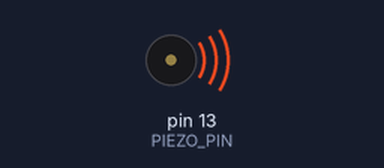
Simulated run of this sketch. Board: Arduino Uno, built with avr-gcc and run on an emulated ATmega328P. Parts: buzzer (waves = sounding).

Above: at 0.1 s.
Timing chart, 0 to 40.0 s (numbered marks = the images above):
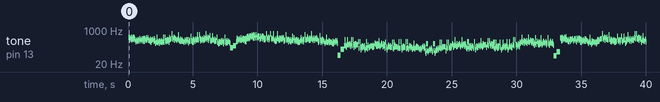

The sketch:

TetrisThemeArduino.ino
```cpp
// By Luke Cyca
// https://lukecyca.com
// https://github.com/lukecyca/TetrisThemeArduino

#define PIEZO_PIN  (13)

// A rest
#define _R     (0)

// Note frequencies based on http://www.phy.mtu.edu/~suits/notefreqs.html
#define _C0    (16.35)
#define _CS0   (17.32)
#define _D0    (18.35)
#define _DS0   (19.45)
#define _E0    (20.60)
#define _F0    (21.83)
#define _FS0   (23.12)
#define _G0    (24.50)
#define _GS0   (25.96)
#define _A0    (27.50)
#define _AS0   (29.14)
#define _B0    (30.87)
#define _C1    (32.70)
#define _CS1   (34.65)
#define _D1    (36.71)
#define _DS1   (38.89)
#define _E1    (41.20)
#define _F1    (43.65)
#define _FS1   (46.25)
#define _G1    (49.00)
#define _GS1   (51.91)
#define _A1    (55.00)
#define _AS1   (58.27)
#define _B1    (61.74)
#define _C2    (65.41)
#define _CS2   (69.30)
#define _D2    (73.42)
#define _DS2   (77.78)
#define _E2    (82.41)
#define _F2    (87.31)
#define _FS2   (92.50)
#define _G2    (98.00)
#define _GS2   (103.83)
#define _A2    (110.00)
#define _AS2   (116.54)
#define _B2    (123.47)
#define _C3    (130.81)
#define _CS3   (138.59)
#define _D3    (146.83)
#define _DS3   (155.56)
#define _E3    (164.81)
#define _F3    (174.61)
#define _FS3   (185.00)
#define _G3    (196.00)
#define _GS3   (207.65)
#define _A3    (220.00)
#define _AS3   (233.08)
#define _B3    (246.94)
#define _C4    (261.63)
#define _CS4   (277.18)
#define _D4    (293.66)
#define _DS4   (311.13)
#define _E4    (329.63)
#define _F4    (349.23)
#define _FS4   (369.99)
#define _G4    (392.00)
#define _GS4   (415.30)
#define _A4    (440.00)
#define _AS4   (466.16)
#define _B4    (493.88)
#define _C5    (523.25)
#define _CS5   (554.37)
#define _D5    (587.33)
#define _DS5   (622.25)
#define _E5    (659.25)
#define _F5    (698.46)
#define _FS5   (739.99)
#define _G5    (783.99)
#define _GS5   (830.61)
#define _A5    (880.00)
#define _AS5   (932.33)
#define _B5    (987.77)
#define _C6    (1046.50)
#define _CS6   (1108.73)
#define _D6    (1174.66)
#define _DS6   (1244.51)
#define _E6    (1318.51)
#define _F6    (1396.91)
#define _FS6   (1479.98)
#define _G6    (1567.98)
#define _GS6   (1661.22)
#define _A6    (1760.00)
#define _AS6   (1864.66)
#define _B6    (1975.53)
#define _C7    (2093.00)
#define _CS7   (2217.46)
#define _D7    (2349.32)
#define _DS7   (2489.02)
#define _E7    (2637.02)
#define _F7    (2793.83)
#define _FS7   (2959.96)
#define _G7    (3135.96)
#define _GS7   (3322.44)
#define _A7    (3520.00)
#define _AS7   (3729.31)
#define _B7    (3951.07)
#define _C8    (4186.01)
#define _CS8   (4434.92)
#define _D8    (4698.63)
#define _DS8   (4978.03)
#define _E8    (5274.04)
#define _F8    (5587.65)
#define _FS8   (5919.91)
#define _G8    (6271.93)
#define _GS8   (6644.88)
#define _A8    (7040.00)
#define _AS8   (7458.62)
#define _B8    (7902.13)

// beats per minute
#define BPM   (120.0)


float lead_notes[] = {
  // part 1
  _E5, _B4, _C5, _D5, _C5, _B4, _A4, _A4, _C5, _E5, _D5, _C5, _B4, _B4, _C5, _D5, _E5, _C5, _A4, _A4, _R,
  _D5, _F5, _A5, _G5, _F5, _E5, _C5, _E5, _D5, _C5, _B4, _B4, _C5, _D5, _E5, _C5, _A4, _A4, _R,

  // part 2
  _E4, _C4, _D4, _B3, _C4, _A3, _GS3, _B3,
  _E4, _C4, _D4, _B3, _C4, _E4, _A4, _A4, _GS4, _R

};
float lead_times[] = {
  // part 1
  1.0, 0.5, 0.5, 1.0, 0.5, 0.5, 1.0, 0.5, 0.5, 1.0, 0.5, 0.5, 1.0, 0.5, 0.5, 1.0, 1.0, 1.0, 1.0, 1.0, 1.0,
  1.5, 0.5, 1.0, 0.5, 0.5, 1.5, 0.5, 1.0, 0.5, 0.5, 1.0, 0.5, 0.5, 1.0, 1.0, 1.0, 1.0, 1.0, 1.0,

  // part 2
  2.0, 2.0, 2.0, 2.0, 2.0, 2.0, 2.0, 2.0,
  2.0, 2.0, 2.0, 2.0, 1.0, 1.0, 1.0, 1.0, 3.0, 1.0

};

float bass_notes[] = {
  // part 1
  _E2, _E3, _E2, _E3, _E2, _E3, _E2, _E3, _A1, _A2, _A1, _A2, _A1, _A2, _A1, _A2, _GS1, _GS2, _GS1, _GS2, _GS1, _GS2, _GS1, _GS2, _A1, _A2, _A1, _A2, _A1, _B2, _C3, _E3,
  _D2, _D3, _D2, _D3, _D2, _D3, _D2, _D3, _C2, _C3, _C2, _C3, _C2, _C3, _C2, _C3, _B1, _B2, _B1, _B2, _B1, _B2, _B1, _B2, _A1, _A2, _A1, _A2, _A1, _A2, _A1, _A2,

  // part 2
  _A1, _E2, _A1, _E2, _A1, _E2, _A1, _E2, _GS1, _E2, _GS1, _E2, _GS1, _E2, _GS1, _E2, _A1, _E2, _A1, _E2, _A1, _E2, _A1, _E2, _GS1, _E2, _GS1, _E2, _GS1, _E2, _GS1, _E2,
  _A1, _E2, _A1, _E2, _A1, _E2, _A1, _E2, _GS1, _E2, _GS1, _E2, _GS1, _E2, _GS1, _E2, _A1, _E2, _A1, _E2, _A1, _E2, _A1, _E2, _GS1, _E2, _GS1, _E2, _GS1, _E2, _GS1, _E2


};
float bass_times[] = {
  // part 1
  0.5,  0.5,  0.5,  0.5,  0.5,  0.5, 0.5, 0.5, 0.5, 0.5, 0.5, 0.5, 0.5, 0.5, 0.5, 0.5, 0.5, 0.5, 0.5, 0.5, 0.5, 0.5, 0.5, 0.5, 0.5, 0.5, 0.5, 0.5, 0.5, 0.5, 0.5, 0.5,
  0.5,  0.5,  0.5,  0.5,  0.5,  0.5, 0.5, 0.5, 0.5, 0.5, 0.5, 0.5, 0.5, 0.5, 0.5, 0.5, 0.5, 0.5, 0.5, 0.5, 0.5, 0.5, 0.5, 0.5, 0.5, 0.5, 0.5, 0.5, 0.5, 0.5, 0.5, 0.5,

  // part 2
  0.5,  0.5,  0.5,  0.5,  0.5,  0.5, 0.5, 0.5, 0.5, 0.5, 0.5, 0.5, 0.5, 0.5, 0.5, 0.5, 0.5, 0.5, 0.5, 0.5, 0.5, 0.5, 0.5, 0.5, 0.5, 0.5, 0.5, 0.5, 0.5, 0.5, 0.5, 0.5,
  0.5,  0.5,  0.5,  0.5,  0.5,  0.5, 0.5, 0.5, 0.5, 0.5, 0.5, 0.5, 0.5, 0.5, 0.5, 0.5, 0.5, 0.5, 0.5, 0.5, 0.5, 0.5, 0.5, 0.5, 0.5, 0.5, 0.5, 0.5, 0.5, 0.5, 0.5, 0.5

};


// duration is in microseconds
void play_one_note(float frequency, unsigned long duration) {
  unsigned long period = 1000000.0/frequency;

  for (unsigned int cycles=duration/period; cycles>0; cycles--) {
    // half the time on
    digitalWrite(PIEZO_PIN, HIGH);
    delayMicroseconds( period/2 );

    // half the time off
    digitalWrite(PIEZO_PIN, LOW);
    delayMicroseconds( period/2 );
  }

  // If the duration wasn't a multiple of the period, delay the remainder
  delayMicroseconds(duration % period);
}

// Time (in microseconds) to spend on each note while simulating polyphony
// If this is too small, low frequency notes will be inaudible.
#define POLY_DELTA (14400)

// duration is in microseconds
void play_two_notes(float freq1, float freq2, unsigned long duration) {
    for (unsigned long t=0; t<duration; t+=2*POLY_DELTA) {
      play_one_note(freq1, POLY_DELTA);
      play_one_note(freq2, POLY_DELTA);
    }
}

int lead_note_count = sizeof(lead_notes) / sizeof(float);
int bass_note_count = sizeof(bass_notes) / sizeof(float);


void setup() {
  pinMode(PIEZO_PIN, OUTPUT);
}

void loop() {
  int curr_lead_note = 0;
  int curr_bass_note = 0;
  float curr_lead_note_time_remaining = lead_times[curr_lead_note];
  float curr_bass_note_time_remaining = bass_times[curr_bass_note];
  float lead_freq, bass_freq, note_value;
  unsigned long duration;

  while (curr_lead_note < lead_note_count && curr_bass_note < bass_note_count) {
    lead_freq = lead_notes[curr_lead_note];
    bass_freq = bass_notes[curr_bass_note];
    note_value = min(curr_lead_note_time_remaining, curr_bass_note_time_remaining);
    duration = note_value * 1000000 * (60.0/BPM);

    if (lead_freq > 0 && bass_freq > 0) {
      play_two_notes(lead_freq, bass_freq, duration);
    } else if (lead_freq > 0) {
      play_one_note(lead_freq, duration);
    } else if (bass_freq > 0) {
      play_one_note(bass_freq, duration);
    } else {
      delay( duration/1000 );
    }

    // Advance lead note
    curr_lead_note_time_remaining -= note_value;
    if (curr_lead_note_time_remaining < 0.001) {
      curr_lead_note++;
      curr_lead_note_time_remaining = lead_times[curr_lead_note];
    }

    // Advance bass note
    curr_bass_note_time_remaining -= note_value;
    if (curr_bass_note_time_remaining < 0.001) {
      curr_bass_note++;
      curr_bass_note_time_remaining = bass_times[curr_bass_note];
    }
  }

}
```

Measured:
- by itself, tone on pin 13 (PIEZO_PIN): plays 424 Hz for 0.04 s, 299 Hz for 0.04 s, 404 Hz for 0.08 s, 345 Hz for 0.04 s, 428 Hz for 0.04 s, 327 Hz for 0.04 s … (768 notes in this stretch)
